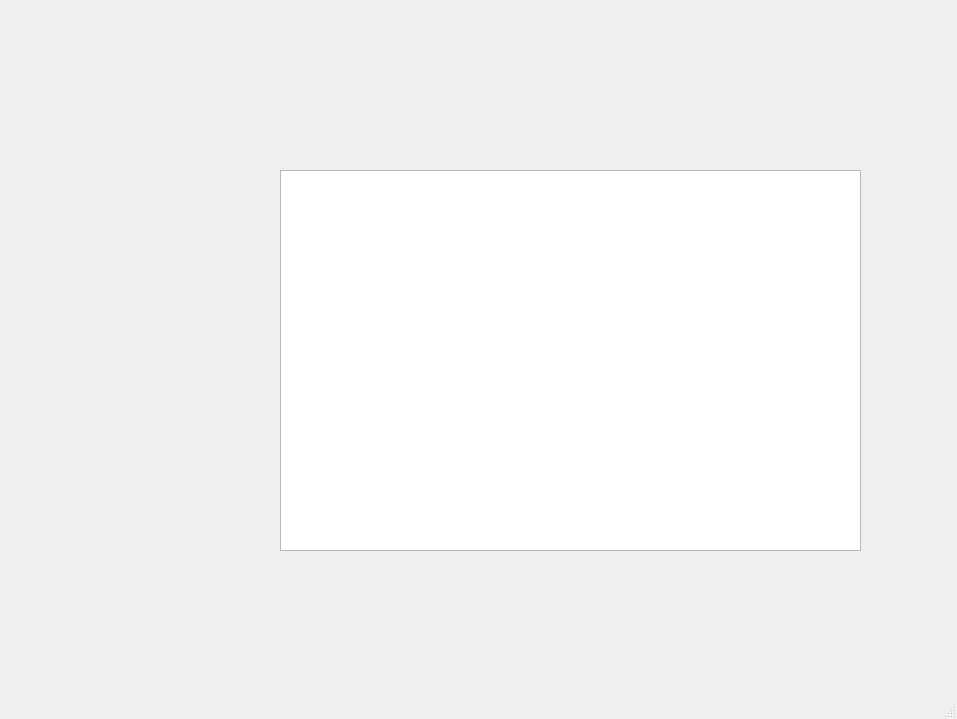
<?xml version="1.0" encoding="UTF-8"?>
<ui version="4.0">
 <class>MainWindow</class>
 <widget class="QMainWindow" name="MainWindow">
  <property name="geometry">
   <rect>
    <x>0</x>
    <y>0</y>
    <width>957</width>
    <height>719</height>
   </rect>
  </property>
  <property name="windowTitle">
   <string>MainWindow</string>
  </property>
  <widget class="QWidget" name="centralwidget">
   <widget class="QTextEdit" name="textEdit">
    <property name="geometry">
     <rect>
      <x>280</x>
      <y>170</y>
      <width>581</width>
      <height>381</height>
     </rect>
    </property>
   </widget>
  </widget>
  <widget class="QMenuBar" name="menubar">
   <property name="geometry">
    <rect>
     <x>0</x>
     <y>0</y>
     <width>957</width>
     <height>25</height>
    </rect>
   </property>
  </widget>
  <widget class="QStatusBar" name="statusbar"/>
 </widget>
 <resources/>
 <connections/>
</ui>
